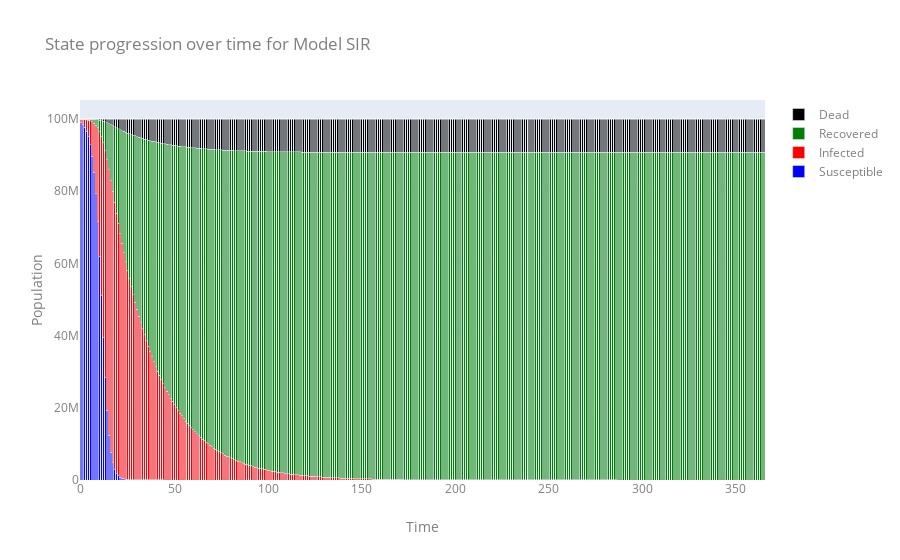

The notebook cell this image was saved under:
### Markdown cell above
### Plotting model states over time

After running a model for some T > 1, you can plot the states over time using the plotting function, `plot_states(model, type='line',run=1)`, which takes three arguments: 
* `model`: A model object
* `type`: 'line' (default) or 'bar' (stacked bar plot) 
* `run`: 1 (default), any number from a simulation run for multiple replications.

### Code cell
plot_states(model_SIR,type='bar',run=1)

### Figure 1 — Plotly figure (JSON) as saved in the notebook; plotly's stock layout.template omitted (floating-point values rounded to 4 significant figures; data arrays with more than 128 entries replaced by an {"elided": "..."} marker saying what was removed)
{"data": [{"marker": {"color": "blue"}, "name": "Susceptible", "type": "bar", "x": {"elided": "366 int values"}, "y": {"elided": "366 int values"}}, {"marker": {"color": "red"}, "name": "Infected", "type": "bar", "x": {"elided": "366 int values"}, "y": {"elided": "366 int values"}}, {"marker": {"color": "green"}, "name": "Recovered", "type": "bar", "x": {"elided": "366 int values"}, "y": {"elided": "366 int values"}}, {"marker": {"color": "black"}, "name": "Dead", "type": "bar", "x": {"elided": "366 int values"}, "y": {"elided": "366 int values"}}], "layout": {"autosize": true, "barmode": "stack", "font": {"color": "#7f7f7f", "size": 12}, "title": {"text": "State progression over time for Model SIR"}, "xaxis": {"autorange": true, "range": [-0.5, 365.5], "title": {"text": "Time"}, "type": "linear"}, "yaxis": {"autorange": true, "range": [0, 105300000.0], "title": {"text": "Population"}, "type": "linear"}}}
